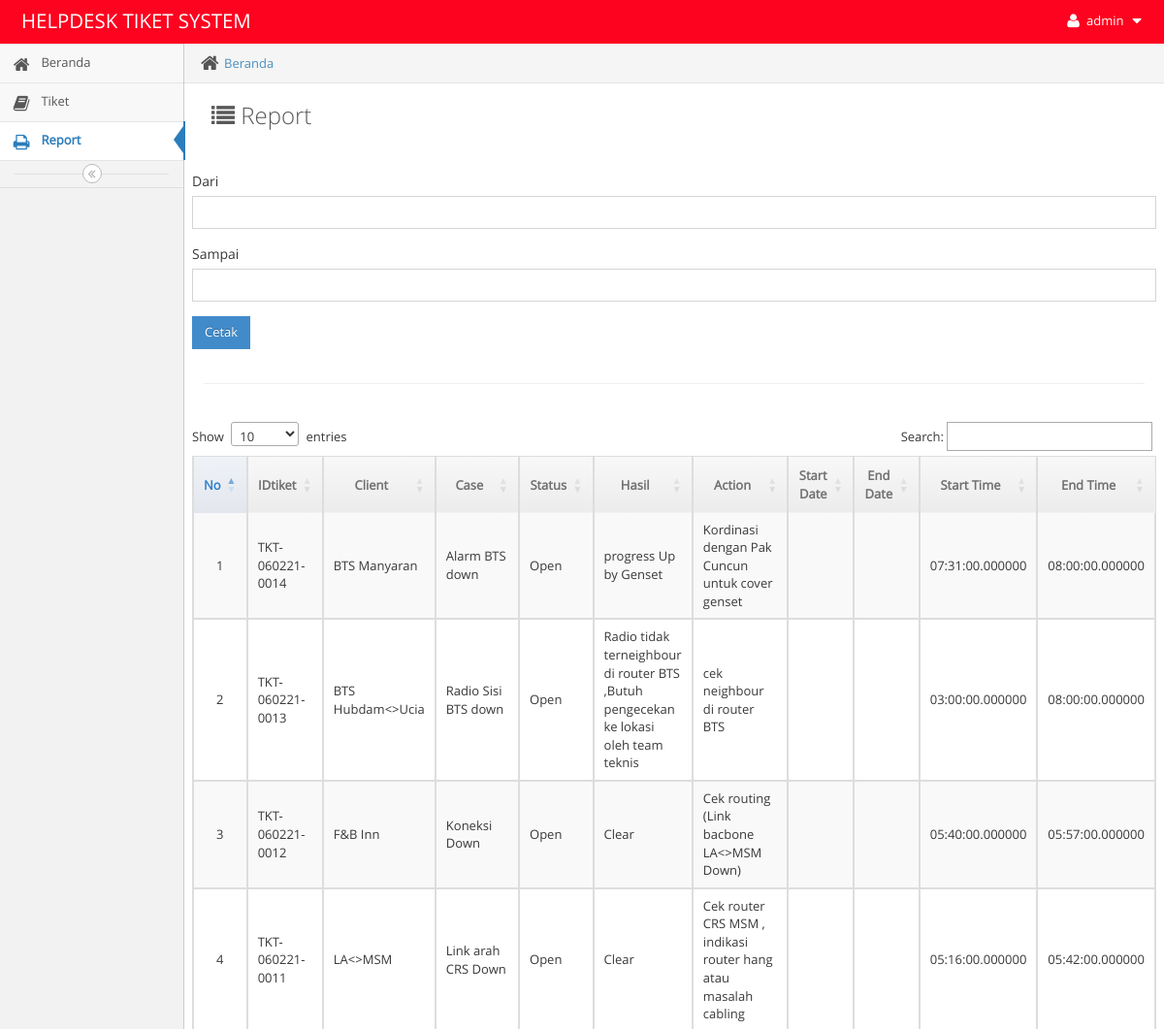
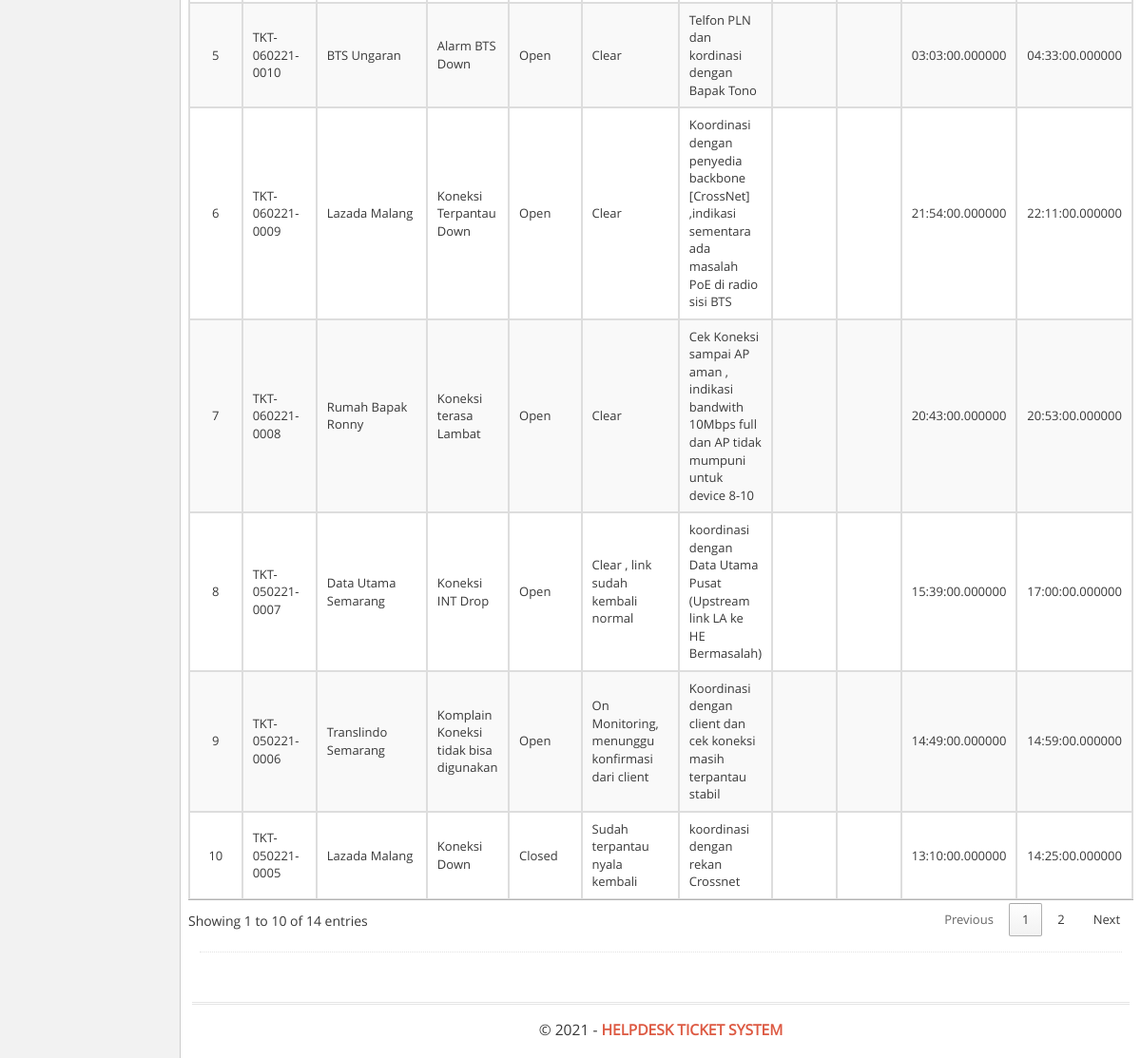
Page /main.php?module=report (signed in) on the committed database (2 pictures, top to bottom).
### tables this page shows
CREATE TABLE `tiket` (
  `idtiket` varchar(200) NOT NULL,
  `departemen` varchar(100) DEFAULT 'HELPDESK',
  `nama` varchar(100) NOT NULL,
  `email` varchar(100) NOT NULL,
  `client` varchar(100) NOT NULL,
  `problem` varchar(100) NOT NULL,
  `status` enum('Open','Closed') NOT NULL DEFAULT 'Open',
  `action` varchar(100) NOT NULL,
  `hasil` varchar(200) NOT NULL,
  `date` date NOT NULL,
  `createdate` timestamp NOT NULL DEFAULT CURRENT_TIMESTAMP,
  `starttime` time(6) NOT NULL,
  `endtime` time(6) NOT NULL,
  `id_user` int(10) NOT NULL,
  `updatedate` timestamp NOT NULL DEFAULT CURRENT_TIMESTAMP,
  `updateuser` int(10) NOT NULL,
  `attachment` blob,
  `priority` varchar(100) NOT NULL,
  `solveby` int(10) DEFAULT NULL
);

### modules/tiket/report.php (the view, shortened to what this page needs)
<div class="breadcrumbs breadcrumbs-fixed" id="breadcrumbs">
    <ul class="breadcrumb">
        <li>
            <i class="ace-icon fa fa-home home-icon"></i>
            <a href="?module=beranda">Beranda</a>
        </li>
    </ul>
</div>
<div class="page-content">
    <div class="page-header">
        <h1 style="color:#585858">
            <i class="ace-icon fa fa-list"></i> Report
        </h1>
        <br>
        <br>
         <section class="content">
    <div class="row">
      <div class="col-xs-12">
        <div class="box box-primary">
          <form role="form" class="form-horizontal" action="modules/tiket/cetak.php" method="GET" enctype="multipart/form-data" />
            <div class="box-body">
               <div class="form-group">
                                            <label>Dari</label>
                                            <input type="text" class="form-control date-picker" data-date-format="yyyy-mm-dd" name="dari" autocomplete="off" required>
                                        </div>
                                         <div class="form-group">
                                            <label>Sampai</label>
                                            <input type="text" class="form-control date-picker" data-date-format="yyyy-mm-dd" name="sampai" autocomplete="off" required>
                                        </div>
                                         <div class="form-group">
                                        <input type="submit" class='btn btn-primary btn-sm' name="simpan" value="Cetak">
                                         <i style='color:#fff' class='glyphicon glyphicon-list'></i>
                                    </div>
          </div>
  </div>
</div>
</div>
</section>
        <hr>
<br>
    <div class="row">
        <div class="col-xs-12">
            <div class="row">
                <div class="col-xs-12">
                    <div>
                        <div class="row">
                                <table id="dynamic-table" class="table table-striped table-bordered table-hover">
                            <thead>
                                <tr>
                                    <th class='center'>No</th>
                                    <th class='center'>IDtiket</th>
                                    <th class='center'>Client</th>
									<th class="center" >Case</th>
                                    <th class="center" >Status</th>
                                    <th class='center'>Hasil</th>
                                    <th class='center'>Action</th>
									<th class='center'>Start Date</th>
									<th class='center'>End Date</th>
									<th class='center'>Start Time</th>
									<th class='center'>End Time</th>
                                </tr>
                            </thead>
                            <?php
                            $no = 1;
                            $query = mysqli_query($mysqli, "SELECT
  *
FROM
  tiket
GROUP BY idtiket DESC
")
                                                or die('Ada kesalahan pada query tampil Data: '.mysqli_error($mysqli));
                            while ($data = mysqli_fetch_assoc($query)) {
                                 if ($data['status']=="Isi") {
                                    $warna = "#f2dede";
                                } else {
                                    $warna = "";
                                }
                            ?>
									<td width="10" class="center"><?php echo $no; ?></td>
                                    <td width="100"><?php echo $data['idtiket']; ?></td>
                                    <td width="100"><?php echo $data['client']; ?></td>
                                    <td width="100"><?php echo $data['problem']; ?></td>
                                    <td width="100" style="background:<?php echo $warna; ?>"><?php echo $data['status']; ?></td>
	                                <td width="100"><?php echo $data['hasil']; ?></td>
									<td width="100"><?php echo $data['action']; ?></td>
									<td width="100"><?php echo $data['startdate']; ?></td>
									<td width="100"><?php echo $data['enddate']; ?></td>
									<td width="100"><?php echo $data['starttime']; ?></td>
									<td width="100"><?php echo $data['endtime']; ?></td>
                                        </div>
                                        </div>
                            <?php
                                $no++;
                            } ?>

### rows in the picture
tiket: idtiket "TKT-060221-0014", client "BTS Manyaran", problem "Alarm BTS down", status "Open", hasil "progress Up by Genset", action "Kordinasi dengan Pak Cuncun untuk cover genset", starttime "07:31:00.000000", endtime "08:00:00.000000"
tiket: idtiket "TKT-060221-0013", client "BTS Hubdam<>Ucia", problem "Radio Sisi BTS down", status "Open", hasil "Radio tidak terneighbour di router BTS ,Butuh pengecekan ke lokasi oleh team teknis", action "cek neighbour di router BTS", starttime "03:00:00.000000", endtime "08:00:00.000000"
tiket: idtiket "TKT-060221-0012", client "F&B Inn", problem "Koneksi Down", status "Open", hasil "Clear", action "Cek routing (Link bacbone LA<>MSM Down)", starttime "05:40:00.000000", endtime "05:57:00.000000"
tiket: idtiket "TKT-060221-0011", client "LA<>MSM", problem "Link arah CRS Down", status "Open", hasil "Clear", action "Cek router CRS MSM , indikasi router hang atau masalah cabling", starttime "05:16:00.000000", endtime "05:42:00.000000"
tiket: idtiket "TKT-060221-0010", client "BTS Ungaran", problem "Alarm BTS Down", status "Open", hasil "Clear", action "Telfon PLN dan kordinasi dengan Bapak Tono", starttime "03:03:00.000000", endtime "04:33:00.000000"
tiket: idtiket "TKT-060221-0009", client "Lazada Malang", problem "Koneksi Terpantau Down", status "Open", hasil "Clear", action "Koordinasi dengan penyedia backbone [CrossNet] ,indikasi sementara ada masalah PoE di radio sisi BTS", starttime "21:54:00.000000", endtime "22:11:00.000000"
tiket: idtiket "TKT-060221-0008", client "Rumah Bapak Ronny", problem "Koneksi terasa Lambat", status "Open", hasil "Clear", action "Cek Koneksi sampai AP aman , indikasi bandwith 10Mbps full dan AP tidak mumpuni untuk device 8-10", starttime "20:43:00.000000", endtime "20:53:00.000000"
tiket: idtiket "TKT-050221-0007", client "Data Utama Semarang", problem "Koneksi INT Drop", status "Open", hasil "Clear , link sudah kembali normal", action "koordinasi dengan Data Utama Pusat (Upstream link LA ke HE Bermasalah)", starttime "15:39:00.000000", endtime "17:00:00.000000"
tiket: idtiket "TKT-050221-0006", client "Translindo Semarang", problem "Komplain Koneksi tidak bisa digunakan", status "Open", hasil "On Monitoring, menunggu konfirmasi dari client", action "Koordinasi dengan client dan cek koneksi masih terpantau stabil", starttime "14:49:00.000000", endtime "14:59:00.000000"
tiket: idtiket "TKT-050221-0005", client "Lazada Malang", problem "Koneksi Down", status "Closed", hasil "Sudah terpantau nyala kembali", action "koordinasi dengan rekan Crossnet", starttime "13:10:00.000000", endtime "14:25:00.000000"

### other values in the picture
$_SESSION['username'] "admin"
